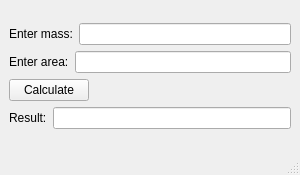
<?xml version="1.0" encoding="UTF-8"?>
<ui version="4.0">
 <class>Programm</class>
 <widget class="QMainWindow" name="Programm">
  <property name="geometry">
   <rect>
    <x>0</x>
    <y>0</y>
    <width>300</width>
    <height>175</height>
   </rect>
  </property>
  <property name="windowTitle">
   <string>Programm</string>
  </property>
  <widget class="QWidget" name="centralWidget">
   <property name="enabled">
    <bool>true</bool>
   </property>
   <layout class="QVBoxLayout" name="verticalLayout_2">
    <item>
     <layout class="QVBoxLayout" name="verticalLayout">
      <item>
       <layout class="QHBoxLayout" name="horizontalLayout">
        <item>
         <widget class="QLabel" name="massLabel">
          <property name="text">
           <string>Enter mass:</string>
          </property>
         </widget>
        </item>
        <item>
         <widget class="QLineEdit" name="massLineEdit">
          <property name="maxLength">
           <number>8192</number>
          </property>
         </widget>
        </item>
       </layout>
      </item>
      <item>
       <layout class="QHBoxLayout" name="horizontalLayout_2">
        <item>
         <widget class="QLabel" name="areaLabel">
          <property name="text">
           <string>Enter area:</string>
          </property>
         </widget>
        </item>
        <item>
         <widget class="QLineEdit" name="areaLineEdit">
          <property name="maxLength">
           <number>8192</number>
          </property>
         </widget>
        </item>
       </layout>
      </item>
      <item>
       <layout class="QHBoxLayout" name="horizontalLayout_3">
        <item>
         <widget class="QPushButton" name="calculate">
          <property name="text">
           <string>Calculate</string>
          </property>
         </widget>
        </item>
        <item>
         <spacer name="horizontalSpacer">
          <property name="orientation">
           <enum>Qt::Horizontal</enum>
          </property>
          <property name="sizeHint" stdset="0">
           <size>
            <width>40</width>
            <height>20</height>
           </size>
          </property>
         </spacer>
        </item>
       </layout>
      </item>
      <item>
       <layout class="QHBoxLayout" name="horizontalLayout_4">
        <item>
         <widget class="QLabel" name="resultLabel">
          <property name="text">
           <string>Result:</string>
          </property>
         </widget>
        </item>
        <item>
         <widget class="QLineEdit" name="resultLineEdit"/>
        </item>
       </layout>
      </item>
     </layout>
    </item>
   </layout>
  </widget>
  <widget class="QMenuBar" name="menubar">
   <property name="geometry">
    <rect>
     <x>0</x>
     <y>0</y>
     <width>300</width>
     <height>20</height>
    </rect>
   </property>
  </widget>
  <widget class="QStatusBar" name="statusbar"/>
 </widget>
 <resources/>
 <connections/>
</ui>
